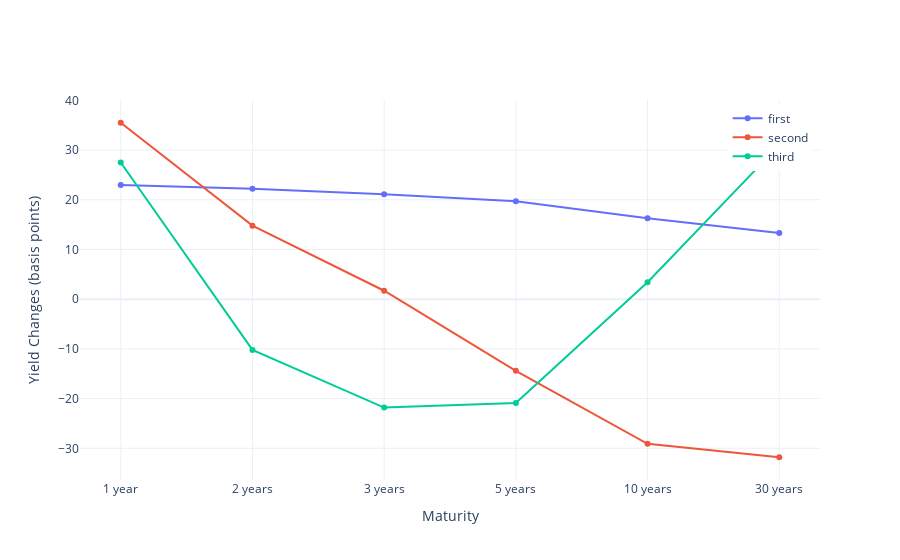

Write notebook code for a chart like this one.
### Markdown cell above
# FIGURE

### Code cell
import plotly.graph_objects as go
fig = go.Figure()
trace1 = go.Scatter(x=v.maturity, y=v[1],
                    mode='lines+markers',
                    name='first',
                    )
trace2 = go.Scatter(x=v.maturity, y=v[2],
                    mode='lines+markers',
                    name='second',
                    )
trace3 = go.Scatter(x=v.maturity, y=v[3],
                    mode='lines+markers',
                    name='third',
                    )
for trace in [trace1, trace2, trace3]:
    fig.add_trace(trace)
fig.update_layout(
    hovermode='x unified',
    xaxis_tickformat=',.0f',
    yaxis_tickformat=',.0f',
    xaxis_title="Maturity",
    yaxis_title='Yield Changes (basis points)',
    template="plotly_white",
    legend=dict(
        yanchor="top",
        y=0.99,
        xanchor="right",
        x=0.99
    ) 
)

### Figure 1 — Plotly figure (JSON) as saved in the notebook; plotly's stock layout.template omitted (floating-point values rounded to 4 significant figures)
{"data": [{"mode": "lines+markers", "name": "first", "type": "scatter", "x": ["1 year", "2 years", "3 years", "5 years", "10 years", "30 years"], "y": [23, 22.2, 21.1, 19.7, 16.3, 13.3]}, {"mode": "lines+markers", "name": "second", "type": "scatter", "x": ["1 year", "2 years", "3 years", "5 years", "10 years", "30 years"], "y": [35.5, 14.8, 1.7, -14.4, -29.1, -31.8]}, {"mode": "lines+markers", "name": "third", "type": "scatter", "x": ["1 year", "2 years", "3 years", "5 years", "10 years", "30 years"], "y": [27.5, -10.2, -21.8, -20.9, 3.4, 31]}], "layout": {"hovermode": "x unified", "legend": {"x": 0.99, "xanchor": "right", "y": 0.99, "yanchor": "top"}, "xaxis": {"tickformat": ",.0f", "title": {"text": "Maturity"}}, "yaxis": {"tickformat": ",.0f", "title": {"text": "Yield Changes (basis points)"}}}}
